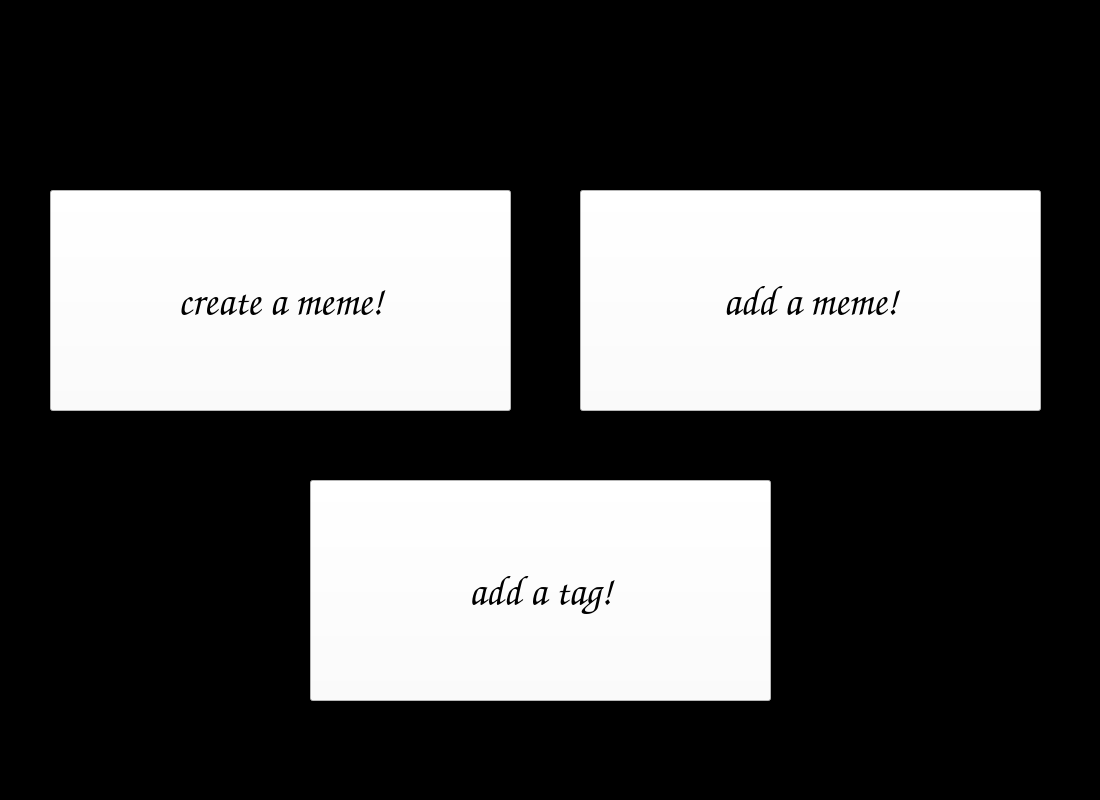
<?xml version="1.0" encoding="UTF-8"?>
<ui version="4.0">
 <class>memaker</class>
 <widget class="QWidget" name="memaker">
  <property name="geometry">
   <rect>
    <x>0</x>
    <y>0</y>
    <width>1100</width>
    <height>800</height>
   </rect>
  </property>
  <property name="minimumSize">
   <size>
    <width>1100</width>
    <height>800</height>
   </size>
  </property>
  <property name="windowTitle">
   <string>what do you wanna do?</string>
  </property>
  <property name="styleSheet">
   <string notr="true">background-color: #000000</string>
  </property>
  <widget class="QPushButton" name="create_meme">
   <property name="geometry">
    <rect>
     <x>50</x>
     <y>190</y>
     <width>461</width>
     <height>221</height>
    </rect>
   </property>
   <property name="palette">
    <palette>
     <active>
      <colorrole role="Button">
       <brush brushstyle="SolidPattern">
        <color alpha="255">
         <red>255</red>
         <green>255</green>
         <blue>255</blue>
        </color>
       </brush>
      </colorrole>
      <colorrole role="Base">
       <brush brushstyle="SolidPattern">
        <color alpha="255">
         <red>255</red>
         <green>255</green>
         <blue>255</blue>
        </color>
       </brush>
      </colorrole>
      <colorrole role="Window">
       <brush brushstyle="SolidPattern">
        <color alpha="255">
         <red>255</red>
         <green>255</green>
         <blue>255</blue>
        </color>
       </brush>
      </colorrole>
     </active>
     <inactive>
      <colorrole role="Button">
       <brush brushstyle="SolidPattern">
        <color alpha="255">
         <red>255</red>
         <green>255</green>
         <blue>255</blue>
        </color>
       </brush>
      </colorrole>
      <colorrole role="Base">
       <brush brushstyle="SolidPattern">
        <color alpha="255">
         <red>255</red>
         <green>255</green>
         <blue>255</blue>
        </color>
       </brush>
      </colorrole>
      <colorrole role="Window">
       <brush brushstyle="SolidPattern">
        <color alpha="255">
         <red>255</red>
         <green>255</green>
         <blue>255</blue>
        </color>
       </brush>
      </colorrole>
     </inactive>
     <disabled>
      <colorrole role="Button">
       <brush brushstyle="SolidPattern">
        <color alpha="255">
         <red>255</red>
         <green>255</green>
         <blue>255</blue>
        </color>
       </brush>
      </colorrole>
      <colorrole role="Base">
       <brush brushstyle="SolidPattern">
        <color alpha="255">
         <red>255</red>
         <green>255</green>
         <blue>255</blue>
        </color>
       </brush>
      </colorrole>
      <colorrole role="Window">
       <brush brushstyle="SolidPattern">
        <color alpha="255">
         <red>255</red>
         <green>255</green>
         <blue>255</blue>
        </color>
       </brush>
      </colorrole>
     </disabled>
    </palette>
   </property>
   <property name="font">
    <font>
     <family>Comic Sans MS</family>
     <pointsize>30</pointsize>
     <stylestrategy>PreferDefault</stylestrategy>
    </font>
   </property>
   <property name="styleSheet">
    <string notr="true">background-color: #ffffff</string>
   </property>
   <property name="text">
    <string>create a meme!</string>
   </property>
  </widget>
  <widget class="QPushButton" name="add_template">
   <property name="geometry">
    <rect>
     <x>580</x>
     <y>190</y>
     <width>461</width>
     <height>221</height>
    </rect>
   </property>
   <property name="palette">
    <palette>
     <active>
      <colorrole role="Button">
       <brush brushstyle="SolidPattern">
        <color alpha="255">
         <red>255</red>
         <green>255</green>
         <blue>255</blue>
        </color>
       </brush>
      </colorrole>
      <colorrole role="Base">
       <brush brushstyle="SolidPattern">
        <color alpha="255">
         <red>255</red>
         <green>255</green>
         <blue>255</blue>
        </color>
       </brush>
      </colorrole>
      <colorrole role="Window">
       <brush brushstyle="SolidPattern">
        <color alpha="255">
         <red>255</red>
         <green>255</green>
         <blue>255</blue>
        </color>
       </brush>
      </colorrole>
     </active>
     <inactive>
      <colorrole role="Button">
       <brush brushstyle="SolidPattern">
        <color alpha="255">
         <red>255</red>
         <green>255</green>
         <blue>255</blue>
        </color>
       </brush>
      </colorrole>
      <colorrole role="Base">
       <brush brushstyle="SolidPattern">
        <color alpha="255">
         <red>255</red>
         <green>255</green>
         <blue>255</blue>
        </color>
       </brush>
      </colorrole>
      <colorrole role="Window">
       <brush brushstyle="SolidPattern">
        <color alpha="255">
         <red>255</red>
         <green>255</green>
         <blue>255</blue>
        </color>
       </brush>
      </colorrole>
     </inactive>
     <disabled>
      <colorrole role="Button">
       <brush brushstyle="SolidPattern">
        <color alpha="255">
         <red>255</red>
         <green>255</green>
         <blue>255</blue>
        </color>
       </brush>
      </colorrole>
      <colorrole role="Base">
       <brush brushstyle="SolidPattern">
        <color alpha="255">
         <red>255</red>
         <green>255</green>
         <blue>255</blue>
        </color>
       </brush>
      </colorrole>
      <colorrole role="Window">
       <brush brushstyle="SolidPattern">
        <color alpha="255">
         <red>255</red>
         <green>255</green>
         <blue>255</blue>
        </color>
       </brush>
      </colorrole>
     </disabled>
    </palette>
   </property>
   <property name="font">
    <font>
     <family>Comic Sans MS</family>
     <pointsize>30</pointsize>
    </font>
   </property>
   <property name="styleSheet">
    <string notr="true">background-color: #ffffff</string>
   </property>
   <property name="text">
    <string>add a meme!</string>
   </property>
  </widget>
  <widget class="QPushButton" name="add_tag">
   <property name="geometry">
    <rect>
     <x>310</x>
     <y>480</y>
     <width>461</width>
     <height>221</height>
    </rect>
   </property>
   <property name="palette">
    <palette>
     <active>
      <colorrole role="Button">
       <brush brushstyle="SolidPattern">
        <color alpha="255">
         <red>255</red>
         <green>255</green>
         <blue>255</blue>
        </color>
       </brush>
      </colorrole>
      <colorrole role="Base">
       <brush brushstyle="SolidPattern">
        <color alpha="255">
         <red>255</red>
         <green>255</green>
         <blue>255</blue>
        </color>
       </brush>
      </colorrole>
      <colorrole role="Window">
       <brush brushstyle="SolidPattern">
        <color alpha="255">
         <red>255</red>
         <green>255</green>
         <blue>255</blue>
        </color>
       </brush>
      </colorrole>
     </active>
     <inactive>
      <colorrole role="Button">
       <brush brushstyle="SolidPattern">
        <color alpha="255">
         <red>255</red>
         <green>255</green>
         <blue>255</blue>
        </color>
       </brush>
      </colorrole>
      <colorrole role="Base">
       <brush brushstyle="SolidPattern">
        <color alpha="255">
         <red>255</red>
         <green>255</green>
         <blue>255</blue>
        </color>
       </brush>
      </colorrole>
      <colorrole role="Window">
       <brush brushstyle="SolidPattern">
        <color alpha="255">
         <red>255</red>
         <green>255</green>
         <blue>255</blue>
        </color>
       </brush>
      </colorrole>
     </inactive>
     <disabled>
      <colorrole role="Button">
       <brush brushstyle="SolidPattern">
        <color alpha="255">
         <red>255</red>
         <green>255</green>
         <blue>255</blue>
        </color>
       </brush>
      </colorrole>
      <colorrole role="Base">
       <brush brushstyle="SolidPattern">
        <color alpha="255">
         <red>255</red>
         <green>255</green>
         <blue>255</blue>
        </color>
       </brush>
      </colorrole>
      <colorrole role="Window">
       <brush brushstyle="SolidPattern">
        <color alpha="255">
         <red>255</red>
         <green>255</green>
         <blue>255</blue>
        </color>
       </brush>
      </colorrole>
     </disabled>
    </palette>
   </property>
   <property name="font">
    <font>
     <family>Comic Sans MS</family>
     <pointsize>30</pointsize>
     <stylestrategy>PreferDefault</stylestrategy>
    </font>
   </property>
   <property name="styleSheet">
    <string notr="true">background-color: #ffffff</string>
   </property>
   <property name="text">
    <string>add a tag!</string>
   </property>
  </widget>
 </widget>
 <resources/>
 <connections/>
</ui>
